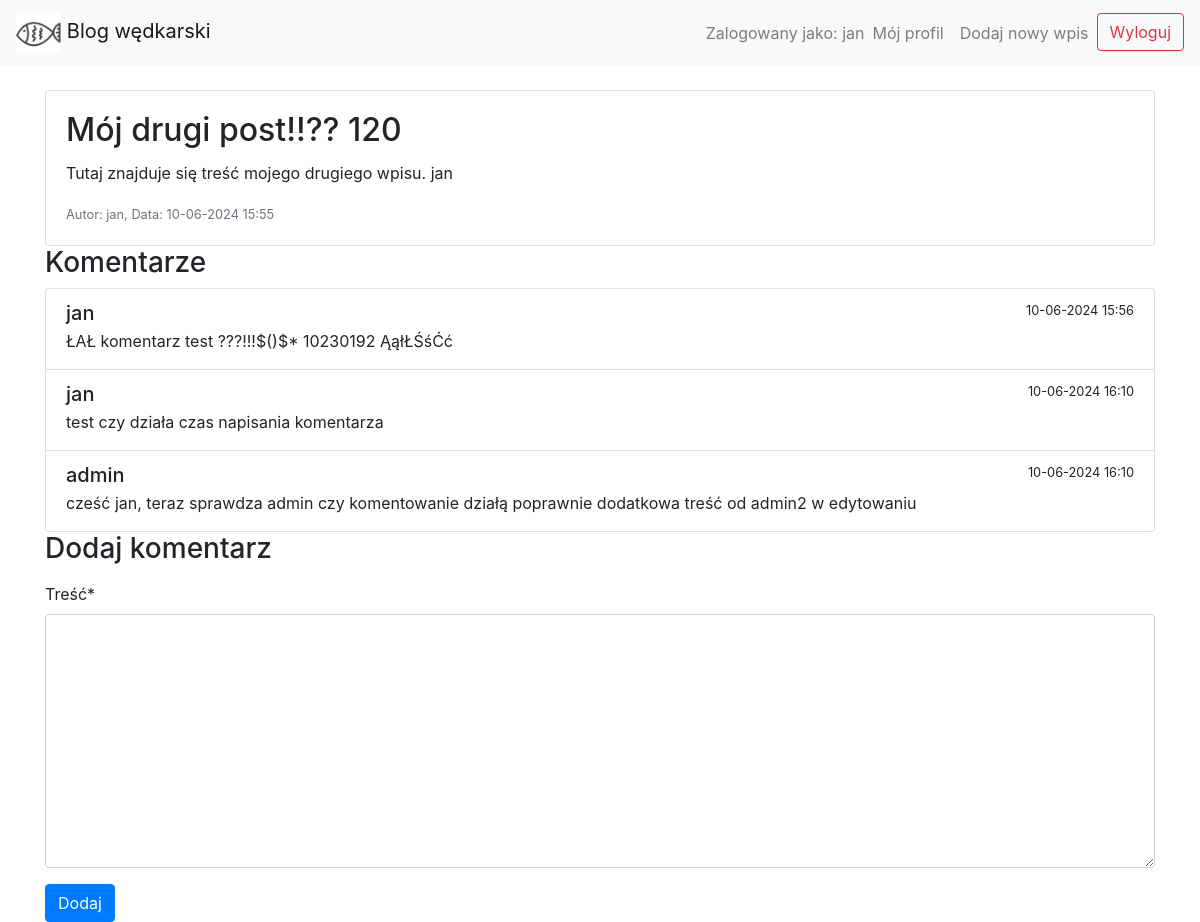
The page /pl/post/2/ (signed in) on the database its author committed.
### blog/models.py (models this page shows, shortened)
class CustomUser(AbstractUser):
    imie = models.CharField(max_length=30, default='Nieznane')
    nazwisko = models.CharField(max_length=30, default='Nieznane')
    wiek = models.PositiveIntegerField(default=0)

class Post(models.Model):
    autor = models.ForeignKey(CustomUser, on_delete=models.CASCADE, verbose_name=_("Autor"))
    tytul = models.CharField(max_length=60, verbose_name=_("Tytuł"))
    tresc = models.TextField(max_length=200, verbose_name=_("Treść"))
    data_publikacji = models.DateTimeField(auto_now_add=True, verbose_name=_("Data publikacji"))
    class Meta:
        verbose_name = _("Post")
        verbose_name_plural = _("Posty")
        permissions = [
            ("can_add_post", _("Może dodać wpis")),
            ("can_change_post", _("Może zmienić wpis")),
            ("can_delete_post", _("Może usunąć wpis")),
        ]

class Komentarz(models.Model):
    post = models.ForeignKey(Post, related_name='komentarze', on_delete=models.CASCADE, verbose_name=_("Wpis"))
    autor = models.ForeignKey(CustomUser, on_delete=models.CASCADE, verbose_name=_("Autor"))
    tresc = models.TextField(verbose_name=_("Treść"))
    data_publikacji = models.DateTimeField(auto_now_add=True, verbose_name=_("Data publikacji"))
    class Meta:
        verbose_name = _("Komentarz")
        verbose_name_plural = _("Komentarze")
        permissions = [
            ("can_add_komentarz", _("Może dodać komentarz")),
            ("can_change_komentarz", _("Może zmienić komentarz")),
            ("can_delete_komentarz", _("Może usunąć komentarz")),
        ]

### blog/views.py (the view)
# urls.py: path('post/<int:post_id>/', views.post_detail, name='post_detail'),
@login_required
def post_detail(request, post_id):
    post = Post.objects.get(id=post_id)
    if request.method == 'POST':
        form = KomentarzForm(request.POST)
        if form.is_valid():
            komentarz = form.save(commit=False)
            komentarz.post = post
            komentarz.autor = request.user
            komentarz.save()
            return redirect('post_detail', post_id=post.id)
    else:
        form = KomentarzForm()
    return render(request, 'post_detail.html', {'post': post, 'form': form})

### blog/forms.py
class KomentarzForm(forms.ModelForm):
    class Meta:
        model = Komentarz
        fields = ['tresc']

### templates/post_detail.html (shortened to what this page needs)
{% extends 'base.html' %}
{% load crispy_forms_tags %}
{% block content %}
<div class="card">
    <div class="card-body">
        <h2 class="card-title">{{ post.tytul }}</h2>
        <p class="card-text">{{ post.tresc }}</p>
        <p class="card-text"><small class="text-muted">Autor: {{ post.autor.username }}, Data: {{ post.data_publikacji|date:"d-m-Y H:i" }}</small></p>
    </div>
</div>
<h3>Komentarze</h3>
<div class="list-group">
    {% for komentarz in post.komentarze.all %}
        <div class="list-group-item">
            <div class="d-flex w-100 justify-content-between">
                <h5 class="mb-1">{{ komentarz.autor.username }}</h5>
                <small>{{ komentarz.data_publikacji|date:"d-m-Y H:i" }}</small>
            </div>
            <p class="mb-1" style="word-wrap: break-word; max-width: 100%;">{{ komentarz.tresc }}</p>
        </div>
    {% endfor %}
</div>
{% if user.is_authenticated %}
    <h3>Dodaj komentarz</h3>
    <form method="post" class="form mt-3">
        {{ form|crispy }}
        <button type="submit" class="btn btn-primary">Dodaj</button>
    </form>
{% else %}
    <p>Musisz być zalogowany, aby dodać komentarz. <a href="{% url 'login' %}">Zaloguj się</a></p>
{% endif %}
{% endblock %}

### templates/base.html (shortened to what this page needs)
<!DOCTYPE html>
<html lang="pl">
<head>
    {% load static %}
    <link href="https://stackpath.bootstrapcdn.com/bootstrap/4.5.2/css/bootstrap.min.css" rel="stylesheet">
</head>
<body>
    <nav class="navbar navbar-expand-lg navbar-light bg-light">
        <a class="navbar-brand" href="{% url 'index' %}">
            <img src="{% static 'images/fish_icon.png' %}" alt="Logo">
            Blog wędkarski
        </a>
        <div class="collapse navbar-collapse">
            <ul class="navbar-nav ml-auto">
                {% if user.is_authenticated %}
                    <li class="nav-item">
                        <span class="navbar-text">Zalogowany jako: {{ user.username }}</span>
                    </li>
                    <li class="nav-item">
                        <a class="nav-link" href="{% url 'profile' %}">Mój profil</a>
                    </li>
                    <li class="nav-item">
                        <a class="nav-link" href="{% url 'create_post' %}">Dodaj nowy wpis</a>
                    </li>
                    <li class="nav-item">
                        <form class="form-inline" method="post" action="{% url 'logout' %}">
                            <button class="btn btn-outline-danger" type="submit">Wyloguj</button>
                        </form>
                    </li>
                {% endif %}
            </ul>
        </div>
    </nav>
    <div class="container mt-4">
        {% block content %}{% endblock %}
    </div>
</body>
</html>

### rows shown on the page
CustomUser: username "jan"
Post: tytul "Mój drugi post!!?? 120", tresc "Tutaj znajduje się treść mojego drugiego wpisu. jan", autor.username "jan", data_publikacji "10-06-2024 15:55"
Komentarz: autor.username "jan", data_publikacji "10-06-2024 15:56", tresc "ŁAŁ komentarz test ???!!!$()$* 10230192 ĄąłŁŚśĆć"
Komentarz: autor.username "jan", data_publikacji "10-06-2024 16:10", tresc "test czy działa czas napisania komentarza"
Komentarz: autor.username "admin", data_publikacji "10-06-2024 16:10", tresc "cześć jan, teraz sprawdza admin czy komentowanie działą poprawnie dodatkowa treść od admin2 w edytowaniu"
